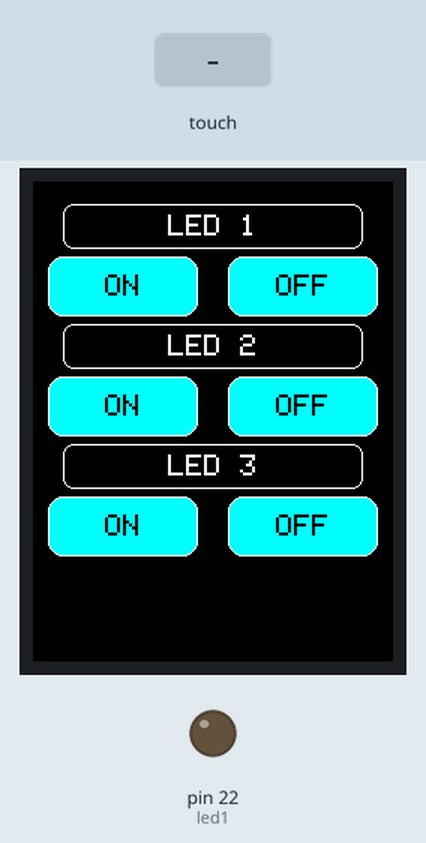
A sketch run on a simulated Arduino Mega 2560, built with avr-gcc and run on an emulated ATmega2560. Parts: 240×320 colour display, output pins drawn as LEDs (lit = HIGH). The test bench sets the inputs (shaded band). Pins used as bus, display or sensor lines are not drawn; what the sketch prints to the serial monitor is not drawn.

Above: at 1.5 s.
1.6 s: touch panel pressed at 13 % / 30 % of its raw x / y range
At 1.68 s:
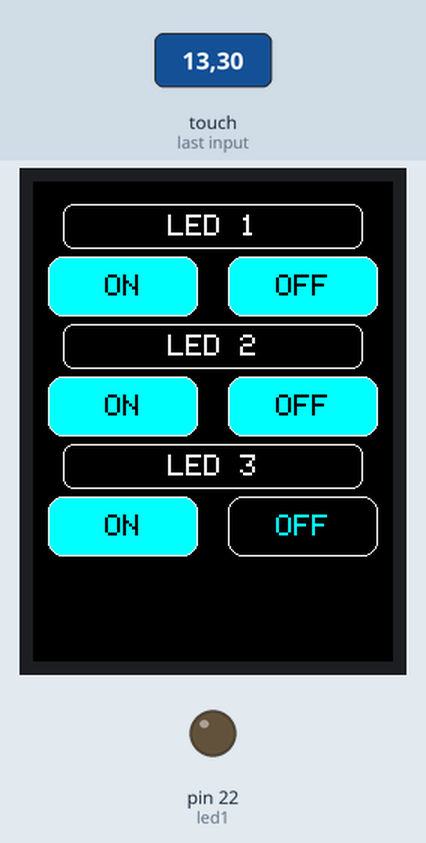
3.2 s: touch panel pressed at 62 % / 30 % of its raw x / y range
At 3.28 s:
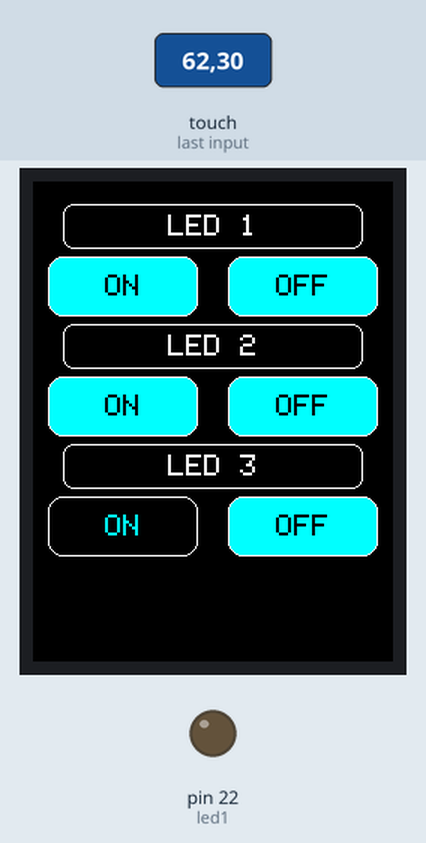
4.8 s: touch panel pressed at 38 % / 30 % of its raw x / y range
Timing chart, 0 to 7.8 s (numbered marks = the images above; inputs shaded):
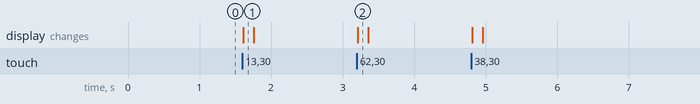

Measured:
- after the input at 1.6 s, the display: changes at once (image 1)
- after the input at 3.2 s, the display: changes at once (image 2)

The sketch:

Control-led-with-lcd-tft-ili9341.ino
```cpp
#if 1
//By @surflaweb | Freddy Alcarazo | creatorpart@gmail.com

#include <Adafruit_GFX.h>
#include <MCUFRIEND_kbv.h>
MCUFRIEND_kbv tft;
#include <TouchScreen.h>
#define MINPRESSURE 200
#define MAXPRESSURE 1000

// ALL Touch panels and wiring is DIFFERENT
// copy-paste results from TouchScreen_Calibr_native.ino
const int XP=7,XM=A1,YP=A2,YM=6; //240x320 ID=0x9341
const int TS_LEFT=870,TS_RT=138,TS_TOP=941,TS_BOT=161;

TouchScreen ts = TouchScreen(XP, YP, XM, YM, 300);

// Crear variables de los botones:
Adafruit_GFX_Button on_btn_led1, off_btn_led1, btn_text_led1;
Adafruit_GFX_Button on_btn_led2, off_btn_led2, btn_text_led2;
Adafruit_GFX_Button on_btn_led3, off_btn_led3, btn_text_led3;


int pixel_x, pixel_y;     //Touch_getXY() updates global vars
bool Touch_getXY(void)
{
    TSPoint p = ts.getPoint();
    pinMode(YP, OUTPUT);      //restore shared pins
    pinMode(XM, OUTPUT);
    digitalWrite(YP, HIGH);   //because TFT control pins
    digitalWrite(XM, HIGH);
    bool pressed = (p.z > MINPRESSURE && p.z < MAXPRESSURE);
    if (pressed) {
        pixel_x = map(p.x, TS_LEFT, TS_RT, 0, tft.width()); //.kbv makes sense to me
        pixel_y = map(p.y, TS_TOP, TS_BOT, 0, tft.height());
    }
    return pressed;
}

#define BLACK   0x0000
#define BLUE    0x001F
#define RED     0xF800
#define GREEN   0x07E0
#define CYAN    0x07FF
#define MAGENTA 0xF81F
#define YELLOW  0xFFE0
#define WHITE   0xFFFF


const int led1 = 22;
const int led2 = 24;
const int led3 = 26;

void setup(void)
{
    Serial.begin(9600);
    uint16_t ID = tft.readID();
    Serial.print("TFT ID = 0x");
    Serial.println(ID, HEX);
    Serial.println("Calibrate for your Touch Panel");
    if (ID == 0xD3D3) ID = 0x9486; // write-only shield
    tft.begin(ID);
    tft.setRotation(0);            //PORTRAIT
    tft.fillScreen(BLACK);
    // Pintar botones LED1
    btn_text_led1.initButton(&tft,  120, 30, 200, 30, WHITE, WHITE, BLACK, "LED 1", 2);
    on_btn_led1.initButton(&tft,  60, 70, 100, 40, WHITE, CYAN, BLACK, "ON", 2); // (&tft, margen izquierdo/derecho (menor valor se va a la izquierda y mayor a la derecha), coordenada y (sube/baja), ancho del boton, altura del boton)
    off_btn_led1.initButton(&tft, 180, 70, 100, 40, WHITE, CYAN, BLACK, "OFF", 2);
    btn_text_led1.drawButton(true);
    on_btn_led1.drawButton(false);
    off_btn_led1.drawButton(false);

    // Pintar botones LED2
    btn_text_led2.initButton(&tft,  120, 110, 200, 30, WHITE, WHITE, BLACK, "LED 2", 2);
    btn_text_led2.drawButton(true);
    on_btn_led2.initButton(&tft,  60, 150, 100, 40, WHITE, CYAN, BLACK, "ON", 2); // (&tft, margen izquierdo/derecho (menor valor se va a la izquierda y mayor a la derecha), coordenada y (sube/baja), ancho del boton, altura del boton)
    off_btn_led2.initButton(&tft, 180, 150, 100, 40, WHITE, CYAN, BLACK, "OFF", 2);
    on_btn_led2.drawButton(false);
    off_btn_led2.drawButton(false);

     // Pintar botones LED3
    btn_text_led3.initButton(&tft,  120, 190, 200, 30, WHITE, WHITE, BLACK, "LED 3", 2);
    btn_text_led3.drawButton(true);
    on_btn_led3.initButton(&tft,  60, 230, 100, 40, WHITE, CYAN, BLACK, "ON", 2); // (&tft, margen izquierdo/derecho (menor valor se va a la izquierda y mayor a la derecha), coordenada y (sube/baja), ancho del boton, altura del boton)
    off_btn_led3.initButton(&tft, 180, 230, 100, 40, WHITE, CYAN, BLACK, "OFF", 2);
    on_btn_led3.drawButton(false);
    off_btn_led3.drawButton(false);

    pinMode(led1, OUTPUT);


}

/* two buttons are quite simple
 */
void loop(void)
{
    bool down = Touch_getXY();

    on_btn_led1.press(down && on_btn_led1.contains(pixel_x, pixel_y));
    off_btn_led1.press(down && off_btn_led1.contains(pixel_x, pixel_y));

    // LED 1

    if (on_btn_led1.justReleased())
        on_btn_led1.drawButton();

    if (off_btn_led1.justReleased())
        off_btn_led1.drawButton();

    if (on_btn_led1.justPressed()) {
        on_btn_led1.drawButton(true);

        //Prender LED1
        digitalWrite(led1, HIGH);
    }
    if (off_btn_led1.justPressed()) {
        off_btn_led1.drawButton(true);
        //Apagar LED1
         digitalWrite(led1, LOW);
    }

    //LED 2
      on_btn_led2.press(down && on_btn_led2.contains(pixel_x, pixel_y));
      off_btn_led2.press(down && off_btn_led2.contains(pixel_x, pixel_y));

    if (on_btn_led2.justReleased())
        on_btn_led2.drawButton();

    if (off_btn_led2.justReleased())
        off_btn_led2.drawButton();

    if (on_btn_led2.justPressed()) {
        on_btn_led2.drawButton(true);

        //Prender LED2
        digitalWrite(led2, HIGH);
    }
    if (off_btn_led2.justPressed()) {
        off_btn_led2.drawButton(true);
        //Apagar LED2
         digitalWrite(led2, LOW);
    }

    //LED 3
      on_btn_led3.press(down && on_btn_led3.contains(pixel_x, pixel_y));
      off_btn_led3.press(down && off_btn_led3.contains(pixel_x, pixel_y));

    if (on_btn_led3.justReleased())
        on_btn_led3.drawButton();

    if (off_btn_led3.justReleased())
        off_btn_led3.drawButton();

    if (on_btn_led3.justPressed()) {
        on_btn_led3.drawButton(true);

        //Prender LED3
        digitalWrite(led3, HIGH);
    }
    if (off_btn_led3.justPressed()) {
        off_btn_led3.drawButton(true);
        //Apagar LED3
         digitalWrite(led3, LOW);
    }
}
#endif
```
